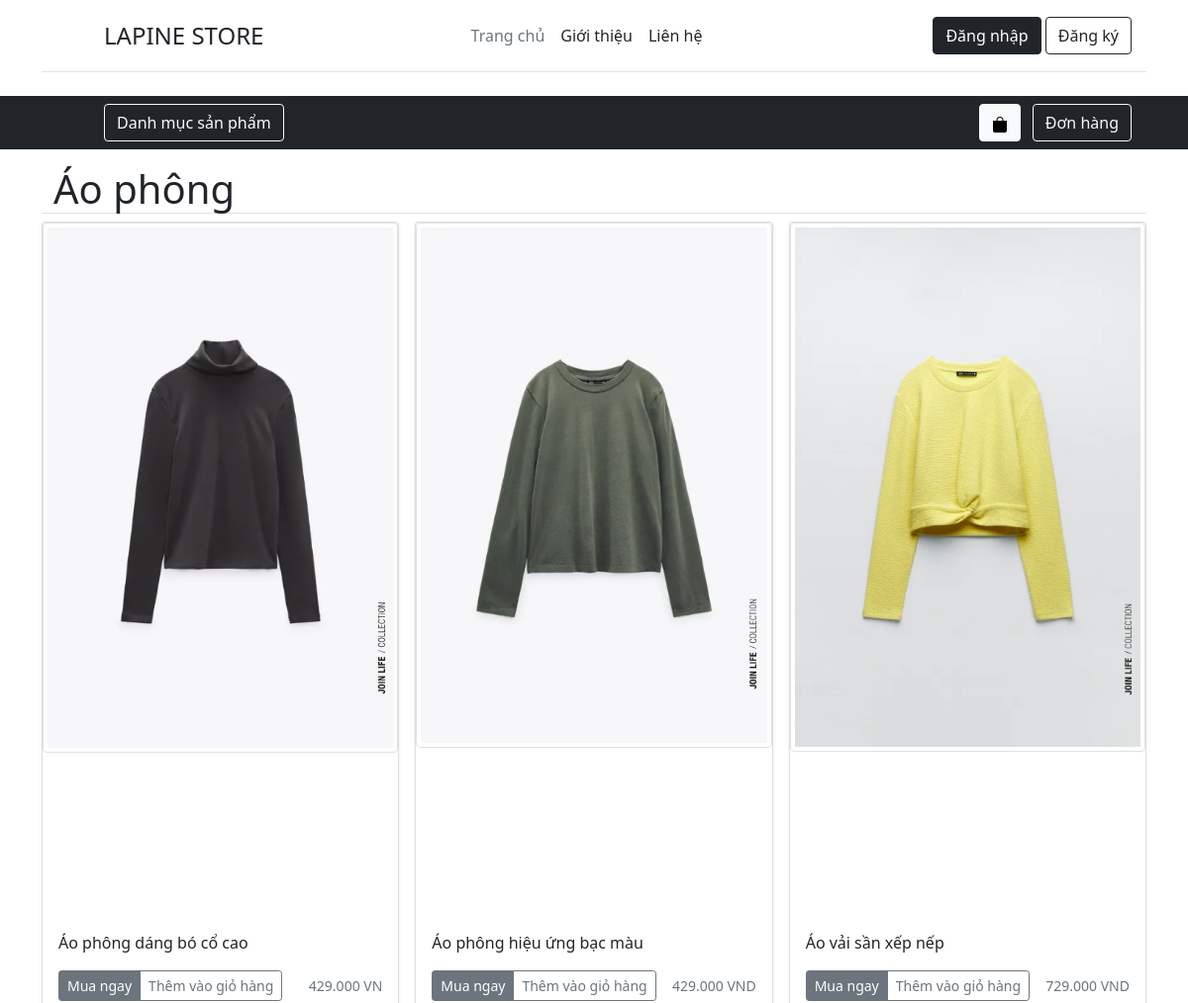
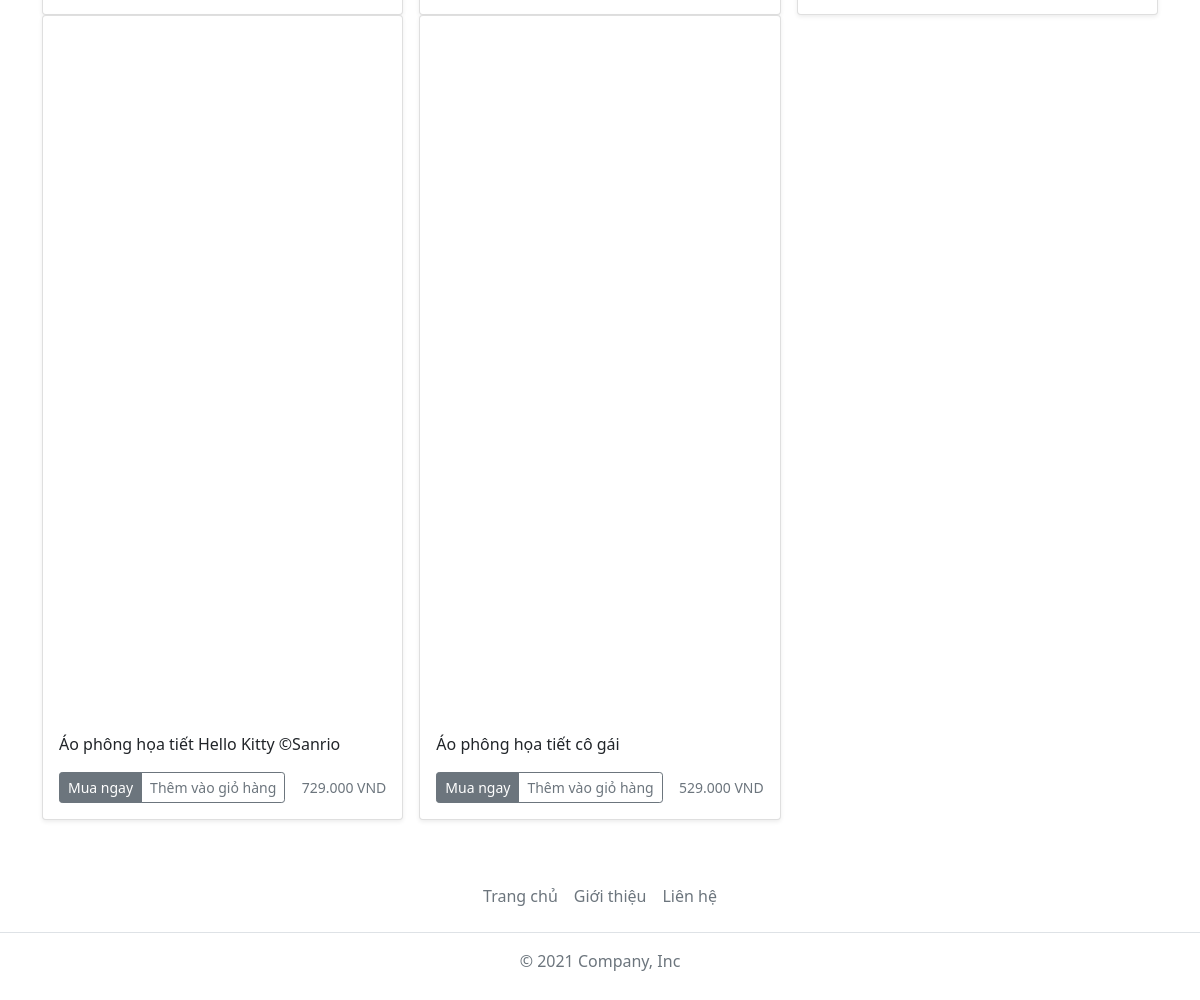
The page /product/catalog.php?cata=ap on the database its author committed (2 pictures, top to bottom).
### tables this page shows
CREATE TABLE `products` (
  `link` varchar(30) NOT NULL,
  `product_code` varchar(8) NOT NULL,
  `loai` varchar(20) NOT NULL,
  `tensanpham_viethoa` varchar(225) NOT NULL,
  `tensanpham_vietthuong` varchar(225) NOT NULL,
  `price` varchar(20) NOT NULL,
  `mota` varchar(1000) NOT NULL,
  `cachbaoquan` varchar(2000) NOT NULL,
  `xuatxu` varchar(225) NOT NULL,
  `img` longtext NOT NULL CHECK (json_valid(`img`)),
  `other_code` longtext NOT NULL,
  `price_numberic` int(255) NOT NULL,
  `total_rate` int(11) NOT NULL DEFAULT 0,
  `avg_rating` decimal(9,1) NOT NULL DEFAULT 0.0
);

### product/catalog.php (the view, shortened to what this page needs)
<!doctype html>
<?php
	include '../login/userdb.php';
	if (!isset($_GET['cata'])){
		header('Location: ../home.php');
	} else {
		$loai="";
		switch ($_GET['cata']){
			case "ap":
			$loai="Áo phông";
			break;
		}
	}
?>
<html lang="vi">
<head>
    <link rel="stylesheet" href="/css/home.css">
    <link href="https://cdn.jsdelivr.net/npm/bootstrap@5.1.3/dist/css/bootstrap.min.css" rel="stylesheet">
    <link href="https://cdn.jsdelivr.net/npm/bootstrap@5.1.2/dist/css/bootstrap.min.css" rel="stylesheet">
    <link rel="stylesheet" href="https://maxcdn.bootstrapcdn.com/bootstrap/4.0.0/css/bootstrap.min.css">
    <link href="https://cdn.jsdelivr.net/npm/bootstrap@5.0.0/dist/css/bootstrap.min.css" rel="stylesheet" >
</head>
<body>
<div class="container">
    <header class="d-flex flex-wrap align-items-center justify-content-center justify-content-md-between py-3 mb-4 border-bottom">
        <a href="home.php" class="d-flex align-items-center col-md-4 mb-2 mb-md-0 text-dark text-decoration-none">
          <svg class="bi me-2" width="40" height="32"><use xlink:href="#bootstrap"></use></svg>
          <span class="fs-4">LAPINE STORE</span>
        </a>
        <ul class="nav col-12 col-md-4 mb-2 justify-content-center mb-md-0">
          <li><a href="/home.php" class="nav-link px-2 link-secondary">Trang chủ</a></li>
          <li><a href="/gioithieu.php" class="nav-link px-2 link-dark">Giới thiệu</a></li>
          <li><a href="/lienhe.php" class="nav-link px-2 link-dark">Liên hệ</a></li>
        </ul>
        <div class="col-md-4 text-end">
          <?php
            if(isset($_SESSION["username"])) {
          ?>
              <button type="button" class="btn btn-outline-dark" onclick="location.href='/info.php'">
                <?php
                  echo $user_info["uname"];
                  echo ": ";
                  echo "$user_info[ubalance] VNĐ";
                  ?>
              </button>
              <button type="button" class="btn btn-dark" onclick="location.href='/login/logout.php'">Đăng xuất</button>
          <?php }
            else {
          ?>
              <button type="button" class="btn btn-dark" onclick="location.href='/signin.php'">Đăng nhập</button>
              <button type="button" class="btn btn-outline-dark" onclick="location.href='/signup.php'">Đăng ký</button>
          <?php
            }
          ?>
        </div>
    </header>
</div>
<div class="bg-dark">
<div class="container">
    <header class="d-flex flex-wrap align-items-center justify-content-center justify-content-md-between py-2">
        <div class="dropdown d-flex align-items-center col-md-3 mb-2 mb-md-0 text-dark text-decoration-none">
            <svg class="bi me-2" width="40" height="32"><use xlink:href="#bootstrap"></use></svg>
            <button class="btn btn-outline-light" type="button" data-bs-toggle="offcanvas" data-bs-target="#offcanvasTop" aria-controls="offcanvasTop">
              Danh mục sản phẩm
            </button>
        </div>
        <div class="nav col-12 col-md-auto mb-2 justify-content-center mb-md-0">
        </div>
        <div class="col-md-3 text-end">
          <button type="button" class="btn btn-light me-2"  onclick="location.href='/giohang.php'">
            <svg xmlns="http://www.w3.org/2000/svg" width="16" height="16" fill="currentColor" class="bi bi-bag-fill" viewBox="0 0 16 16">
                <path d="M8 1a2.5 2.5 0 0 1 2.5 2.5V4h-5v-.5A2.5 2.5 0 0 1 8 1zm3.5 3v-.5a3.5 3.5 0 1 0-7 0V4H1v10a2 2 0 0 0 2 2h10a2 2 0 0 0 2-2V4h-3.5z"/>
            </svg>
        </button>
        <button type="button" class="btn btn-outline-light"  onclick="location.href='/donhang.php'">Đơn hàng</button>
        </div>
    </header>
</div>
</div>
<main>
  <div class="container py-3 mb-4">
    <h1 class="container border-bottom">
      <?php echo"$loai"; ?>
    </h1>
	<?php
		$get_product=mysqli_query($conn,"SELECT * FROM products WHERE `loai`='$loai'");
		$max_per_row=3;
		$counter=0;
		$addDiv=true;
	?>
  <?php
	while ($row=mysqli_fetch_assoc($get_product)) {
	  $addDiv=true;
	  $counter++;
      $img = json_decode($row['img'], true);
      $other_link = "$row[link]";
	  if ($counter==1) {
	  echo "<div class=\"row row-cols-1 row-cols-sm-2 row-cols-md-3 g-3\">";
	  }
	  echo <<<DOC
    <div class="col">
      <div class="card shadow-sm">
        <div class="container_image" style="height: 700px;">
          <a href="$other_link">
            <img src="$img[0]" class="img-thumbnail image" alt="product">
          </a>
          <div class="middle">
              <button type="button" class="btn btn-outline-dark" onclick="location.href='$other_link'">Xem chi tiết</button>
          </div>
        </div>
        <div class="card-body">
          <p class="card-text">
            $row[tensanpham_vietthuong]
          </p>
          <div class="d-flex justify-content-between align-items-center">
            <div class="btn-group">
              <button type="button" class="btn btn-sm btn-secondary" onclick="buynow(this)" id="$row[product_code]_now">Mua ngay</button>
              <button type="button" class="btn btn-sm btn-outline-secondary cart_add" id="$row[product_code]">Thêm vào giỏ hàng</button>
            </div>
            <small class="text-muted">$row[price]</small>
          </div>
        </div>
      </div>
    </div>
DOC;
	   if ($counter>=$max_per_row ) { $addDiv=false;$counter=0; echo "</div>";}
  }
	if ($addDiv== true) echo "</div>";
  ?>
  </div>
</main>
<footer class="py-3 my-4">
    <ul class="nav justify-content-center border-bottom pb-3 mb-3">
      <li class="nav-item"><a href="/home.php" class="nav-link px-2 text-muted">Trang chủ</a></li>
      <li class="nav-item"><a href="/gioithieu.php" class="nav-link px-2 text-muted">Giới thiệu</a></li>
      <li class="nav-item"><a href="/lienhe.php" class="nav-link px-2 text-muted">Liên hệ</a></li>
    </ul>
    <p class="text-center text-muted">© 2021 Company, Inc</p>
</footer>
</body>
</html>

### css/home.css (style rules this page uses)
a:link { text-decoration: none; }
.container_image { position: relative; }
.image { opacity: 1; display: block; transition: .5s ease; backface-visibility: hidden; }

### rows shown on the page
products: shows a picture, tensanpham_vietthuong "Áo phông dáng bó cổ cao", price "429.000 VN"
products: shows a picture, tensanpham_vietthuong "Áo phông hiệu ứng bạc màu", price "429.000 VND"
products: shows a picture, tensanpham_vietthuong "Áo vải sần xếp nếp", price "729.000 VND"
products: shows a picture, tensanpham_vietthuong "Áo phông họa tiết Hello Kitty ©Sanrio", price "729.000 VND"
products: shows a picture, tensanpham_vietthuong "Áo phông họa tiết cô gái", price "529.000 VND"

### other values the page prints
$loai "Áo phông"
